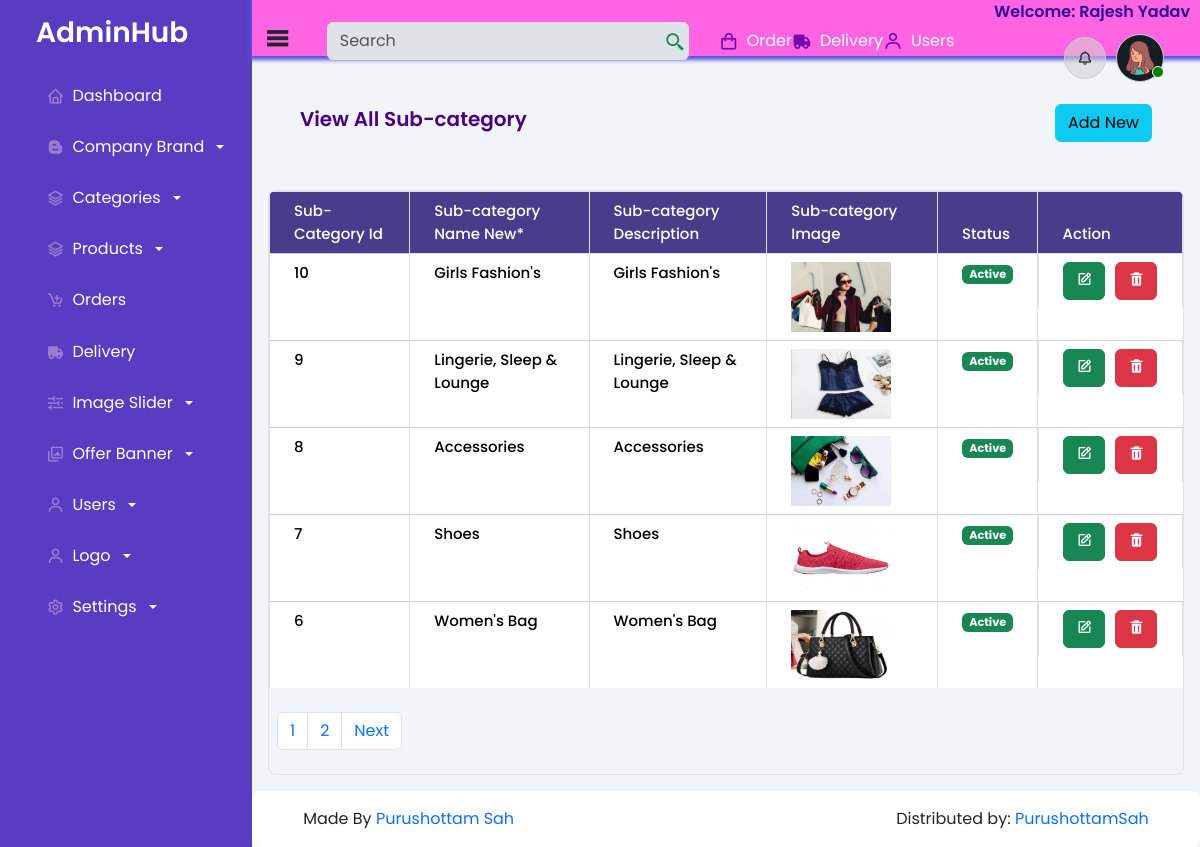
The page /admin/view_subcategory.php (signed in) on the database its author committed.
### tables this page shows
CREATE TABLE `subcate_db` (
  `sub_id` int(11) NOT NULL,
  `scate_name` varchar(255) NOT NULL,
  `c_catedesc` text NOT NULL,
  `s_cateimg` varchar(255) NOT NULL,
  `s_catestatus` tinyint(4) NOT NULL DEFAULT 0,
  `s_catepopular` tinyint(4) NOT NULL DEFAULT 0
);

### admin/view_subcategory.php (the view, shortened to what this page needs)
<?php include "includes/header.php";
?>
<?php include "includes/sidebar.php" ?>
<?php include "includes/navbar.php" ?>
<section id="mainContent">
    <div class="viewcategory d-flex">
        <span>View All Sub-category</span>
        <a href="add_subcategory.php"><span><button class="btn btn-info">Add New</button></span></a>
    </div>
    <div class="tableform">
        <div class="table-responsive">
            <table class="table table-striped table-hover table-bordered">
                <thead>
                    <tr class="bg-primary text-white order-header">
                        <th scope="col">Sub-Category Id</th>
                        <th scope="col">Sub-category Name New*</th>
                        <th scope="col">Sub-category Description</th>
                        <th scope="col">Sub-category Image</th>
                        <th scope="col">Status</th>
                        <th scope="col">Action</th>
                    </tr>
                </thead>
                <tbody>
                    <?php
                    $page_limit = 5;
                    if (isset($_GET['page'])) {
                        $pages = $_GET['page'];
                    } else {
                        $pages = 1;
                    }
                    $offset = ($pages - 1) * $page_limit;
                    require("process/config.php");
                    $view_sub_category = "SELECT * FROM subcate_db ORDER BY sub_id DESC LIMIT $offset, $page_limit";
                    $view_sub_category_query = mysqli_query($conn, $view_sub_category);
                    if ($view_sub_category_query->num_rows > 0) {
                        while ($row = $view_sub_category_query->fetch_assoc()) {
                    ?>
                            <tr>
                                <td><?= $row['sub_id'] ?></td>
                                <td><?= $row['scate_name'] ?></td>
                                <td><?= $row['c_catedesc'] ?></td>
                                <td><img src="process/upload/subcate/<?= $row['s_cateimg'] ?>" alt="viewlogo_img" height="70" width="100"></td>
                                <td><span class="badge <?= $row['s_catestatus'] == '1' ? 'text-bg-success' : 'text-bg-danger' ?>"><?= $row['s_catestatus'] == '0' ? 'Deactive' : 'Active' ?></span></td>
                                <td class="d-flex">
                                    <div>
                                        <a href="update_subcate.php?id=<?= $row['sub_id'] ?> & scatename = <?= $row['scate_name'] ?> & ccatedesc = <?= $row['c_catedesc'] ?> & subcate_image=<?= $row['s_cateimg'] ?>  & s_catestatus=<?= $row['s_catestatus'] ?> & scatepopular=<?= $row['s_catepopular'] ?> "><button class="btn btn-success"><i class='bx bx-edit'></i></button></a>
                                    </div>
                                    <div>
                                        <form action="process/delete_subcate.php" method="post" onsubmit="return confirm('Are you sure want to delete?')">
                                            <button type="submit" name="submit" class="btn btn-danger"><i class='bx bxs-trash'></i></button>
                                        </form>
                                    </div>
                                </td>
                            </tr>
                    <?php
                        }
                    } else {
                        echo "<td><span>No Records Found!!</span></td>";
                    }
                    ?>
                </tbody>
            </table>
            <div class="table-pagination-bottom my-4 mx-2">
                <nav aria-label="Page navigation example">
                    <?php
                    $total_records = "SELECT * FROM subcate_db";
                    $total_records_query = mysqli_query($conn, $total_records);
                    $result = mysqli_num_rows($total_records_query);
                    $total_pages = $result;
                    $display_page = ceil($total_pages / $page_limit);
                    ?>
                    <ul class="pagination">
                        <?php
                        for ($i = 1; $i <= $display_page; $i++) {
                        ?>
                            <li class="page-item"><a class="page-link" href="view_subcategory.php?page=<?= $i ?>"><?= $i ?></a></li>
                        <?php
                        }
                        ?>
                        <?php if ($pages < $display_page) : ?>
                            <li class="page-item"><a class="page-link" href="view_subcategory.php?page=<?= $pages + 1 ?>">Next</a></li>
                        <?php endif; ?>
                    </ul>
                </nav>
            </div>
        </div>
    </div>
</section>
<?php include "includes/footer.php" ?>

### admin/css/viewcategory.css (style rules this page uses)
.viewcategory { margin: 3rem 2rem; justify-content: space-between; }
.viewcategory span { font-size: 20px; color: indigo; font-weight: 600; }

### admin/css/admins.css (style rules this page uses)
* { margin: 0; padding: 0; box-sizing: border-box; }
a { text-decoration: none !important; }
body { background: #f1f5f9 !important; font-family: "Poppins", sans-serif !important; }
:root { --bs-blue: #0d6efd; --bs-indigo: #6610f2; --bs-purple: #6f42c1; --bs-pink: #d63384; --bs-red: #dc3545; --bs-orange: #fd7e14; --bs-yellow: #f59e0b; --bs-green: #198754; --bs-teal: #20c997; --bs-cyan: #0ea5e9; --bs-black: #000; --bs-gray: #637381; --bs-gray-dark: #212b36; --bs-gray-200: #f4f6f8; --bs-gray-300: #dfe3e8; --bs-gray-400: #c4cdd5; --bs-gray-500: #919eab; --bs-gray-600: #637381; --bs-gray-700: #454f5b; --bs-gray-800: #212b36; --bs-gray-900: #161c24; --bs-primary: #624bff; --bs-secondary: #637381; --bs-success: #198754; --bs-info: #0ea5e9; --bs-warning: #f59e0b; --bs-danger: #dc3545; --bs-light: #f1f5f9; --bs-dark: #212b36; --bs-white: #fff; --bs-light-primary: #e0dcfe; --bs-light-danger: #fbebec; --bs-light-info: #e7fafe; --bs-light-warning: #fff3cd; --bs-light-secondary: #e9ecef; --bs-light-success: #eaf6ec; --bs-light-dark: #d1cfd8; --bs-dark-primary: #593cc1; --bs-dark-warning: #c28135; --bs-dark-info: #51a0c2; --bs-dark-danger: #ae302e; --bs-dark-success: #139a74; --bs-dark-secondary: #5c596d; --bs-primary-rgb: 98, 75, 255; --bs-secondary-rgb: 99, 115, 129; --bs-success-rgb: 25, 135, 84; --bs-info-rgb: 14, 165, 233; --bs-warning-rgb: 245, 158, 11; --bs-danger-rgb: 220, 53, 69; --bs-white-pink: #ff64e3; --bs-table-accent-bg: transparent; }
tbody, td, tfoot, th, thead, tr { color: #00000094; font-size: 15px; font-weight: 500; text-align: center !important; padding: 0.75rem 1.5rem !important; border-bottom-width: 1px !important; box-shadow: inset 0 0 0 9999px var(--bs-table-accent-bg) !important; border-bottom: 1px solid #d1d3d5 !important; }
tbody, td, tfoot, th, thead, tr:last-child { border-bottom: transparent !important; }
.table thead tr { padding: 1rem !important; }
tbody { background: white !important; }
.d-flex { display: flex !important; gap: 10px; }
.table-responsive { border: 1px solid var(--bs-gray-300); border-radius: 8px; width: 100%; margin-top: 2rem; }
table.poject-info tbody tr, td:first-child { border-top: 1px solid var(--bs-gray-400); }
.poject-info thead tr, th { text-align: start !important; }
.poject-info tbody tr, td { text-align: start !important; }

### admin/css/dashboards.css (style rules this page uses)
.header-section, #mainContent { margin: 1rem; }
.order-header { color: white !important; border-radius: 10px !important; }
table.table.table-striped.table-hover.table-bordered thead tr th { background: darkslateblue; color: white; }

### admin/assets/responsive/main.css (style rules this page uses)
@media only screen and (max-width: 1200px) { tbody, td, tfoot, th, thead, tr { padding: 0.5rem 1.5rem !important; } }

### rows shown on the page
subcate_db: sub_id "10", scate_name "Girls Fashion's", c_catedesc "Girls Fashion's", s_cateimg (picture), s_catestatus "Active"
subcate_db: sub_id "9", scate_name "Lingerie, Sleep & Lounge", c_catedesc "Lingerie, Sleep & Lounge", s_cateimg (picture), s_catestatus "Active"
subcate_db: sub_id "8", scate_name "Accessories", c_catedesc "Accessories", s_cateimg (picture), s_catestatus "Active"
subcate_db: sub_id "7", scate_name "Shoes", c_catedesc "Shoes", s_cateimg (picture), s_catestatus "Active"
subcate_db: sub_id "6", scate_name "Women's Bag", c_catedesc "Women's Bag", s_cateimg (picture), s_catestatus "Active"

### other values the page prints
$_SESSION['uname'] "Rajesh Yadav"
